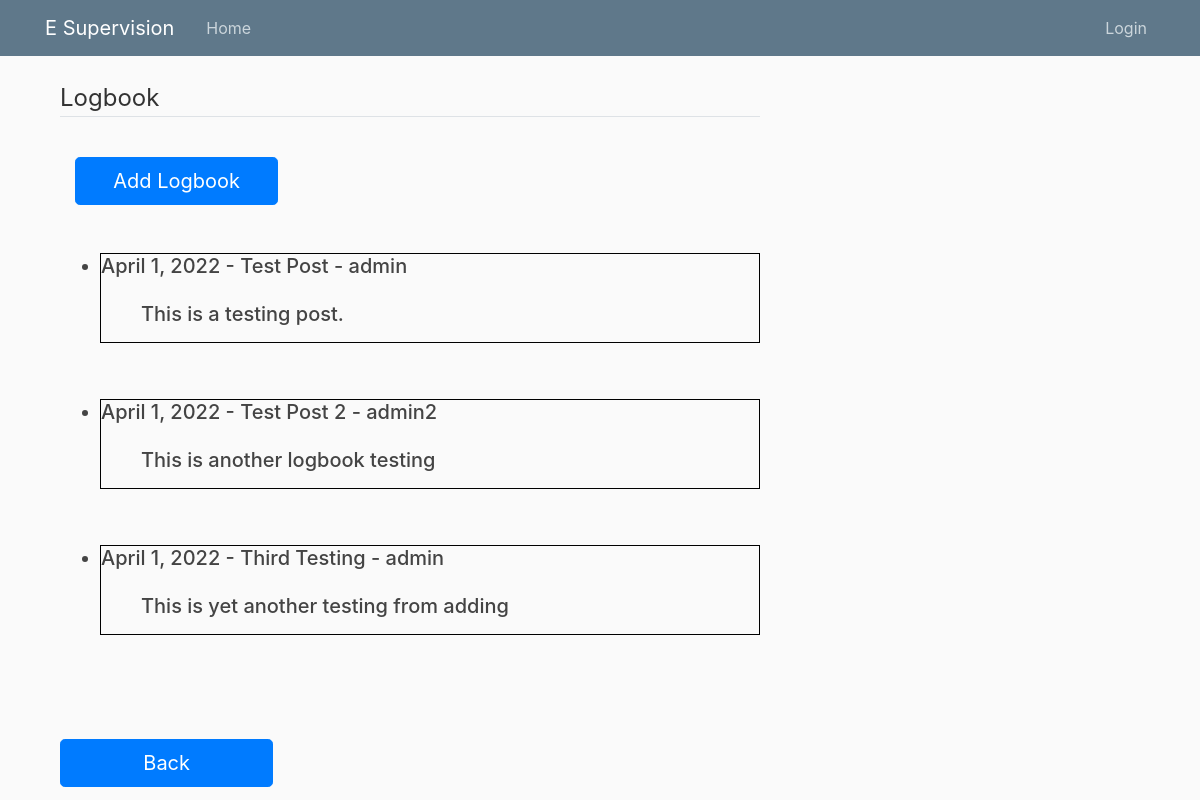
Page /logbook/ on the committed database.
### blog/models.py (models this page shows, shortened)
class logbook(models.Model):
    title = models.CharField(max_length=255)
    author = models.ForeignKey(User, on_delete=models.CASCADE)
    body = models.TextField()
    date = models.DateField()

### blog/views.py (the view)
# urls.py: path('logbook/', blog_views.logbookView.as_view(), name = 'logbook'),
class logbookView(ListView):
    model = logbook
    template_name = 'blog/logbook.html'

### blog/templates/blog/logbook.html
{% extends "blog/base.html" %}
{% block content %}
    <div class="container">
        <fieldset class="form-group">
            <legend class="border-bottom mb-4">Logbook</legend>
        </fieldset>
        <div class="col-md-4">
            <a href="{% url 'addlogbook' %}"  class="btn btn-primary btn-lg btn-block btn-huge">Add Logbook</a>
        </div>
        <br><br>
    </div>
    <div class="container">
        <ul>
        {% for logbook in object_list %}
            <h5 style="border:rgb(0, 0, 0); border-width:1px; border-style:solid;">
                <li>{{ logbook.date }} - {{ logbook.title }} - {{ logbook.author }}<br/>
                    <br><p style="margin-left: 40px">{{ logbook.body }}</p>
                </li>
            </h5><br><br>
        {% endfor %}
        </ul>
    </div><br><br>
    <div class="col-md-4">
        <a href="{% url 'blog-home' %}" class="btn btn-primary btn-lg btn-block btn-huge">Back</a>
    </div>
{% endblock content %}

### blog/templates/blog/base.html (shortened to what this page needs)
{% load static %}
<!DOCTYPE html>
<html>
<head>
    <link rel="stylesheet" href="https://cdn.jsdelivr.net/npm/bootstrap@4.0.0/dist/css/bootstrap.min.css">
    <link rel="stylesheet" type="text/css" href="{% static 'blog/main.css' %}">
</head>
<body>
    <header class="site-header">
        <nav class="navbar navbar-expand-md navbar-dark bg-steel fixed-top">
          <div class="container">
            <a class="navbar-brand mr-4" href="/">E Supervision</a>
            <div class="collapse navbar-collapse" id="navbarToggle">
              <div class="navbar-nav mr-auto">
                <a class="nav-item nav-link" href="{% url 'blog-home'%}">Home</a>
              </div>
              <div class="navbar-nav">
                {% if user.is_authenticated %}
                <a class="nav-item nav-link" href="{% url 'logout' %}">Logout</a>
                {% else %}
                <a class="nav-item nav-link" href="{% url 'login' %}">Login</a>
                {% endif %}
              </div>
            </div>
          </div>
        </nav>
      </header>
      <main role="main" class="container">
        <div class="row">
          <div class="col-md-8">
            {% block content %}{% endblock %}
          </div>
          <div class="col-md-4">
          </div>
        </div>
      </main>
</body>
</html>

### blog/static/blog/main.css (style rules this page uses)
body { background: #fafafa; color: #333333; margin-top: 5rem; }
h1, h2, h3, h4, h5, h6 { color: #444444; }
ul { margin: 0; }
.bg-steel { background-color: #5f788a; }
.site-header .navbar-nav .nav-link { color: #cbd5db; }

### rows in the picture
logbook: date "April 1, 2022", title "Test Post", author "admin", body "This is a testing post."
logbook: date "April 1, 2022", title "Test Post 2", author "admin2", body "This is another logbook testing"
logbook: date "April 1, 2022", title "Third Testing", author "admin", body "This is yet another testing from adding"
